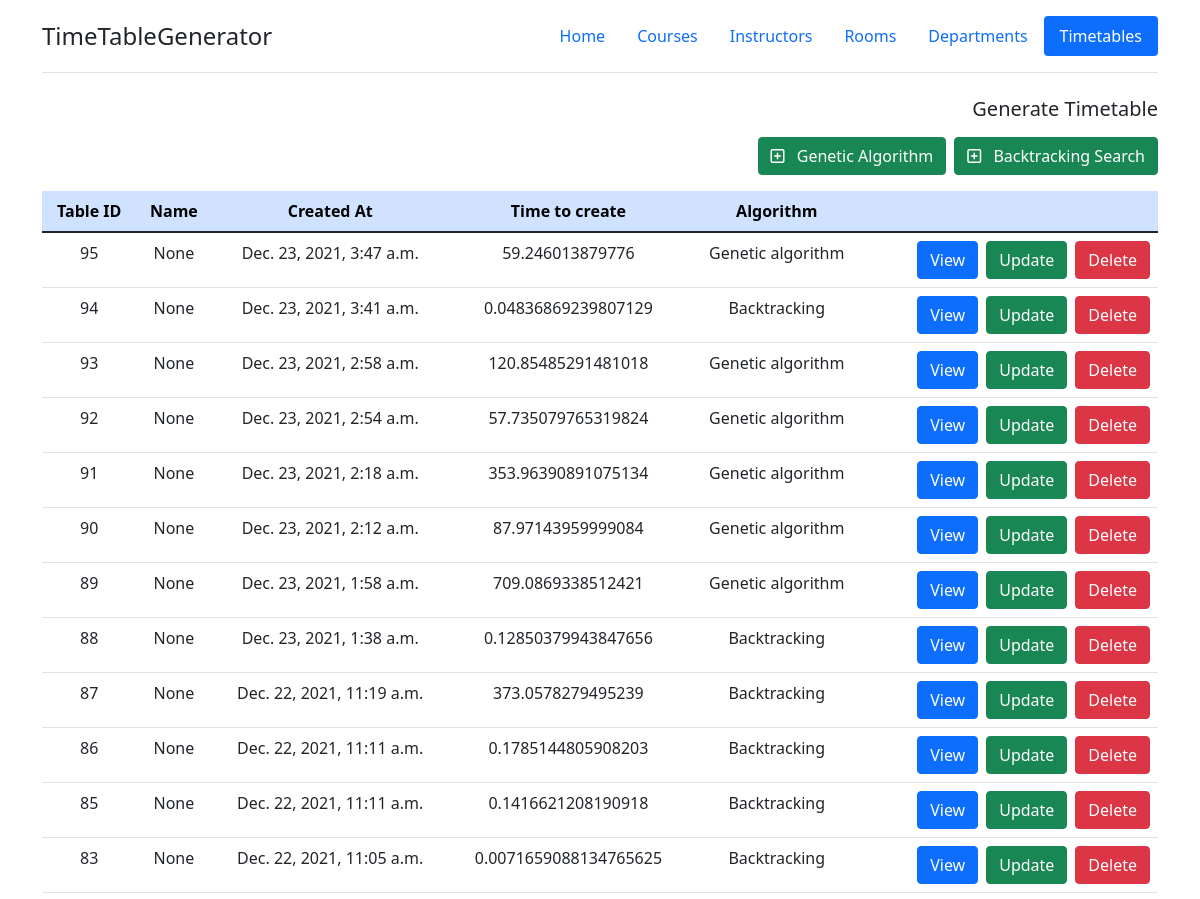
Before: /timetable/list-timetables/ (upper part) with the older database file.
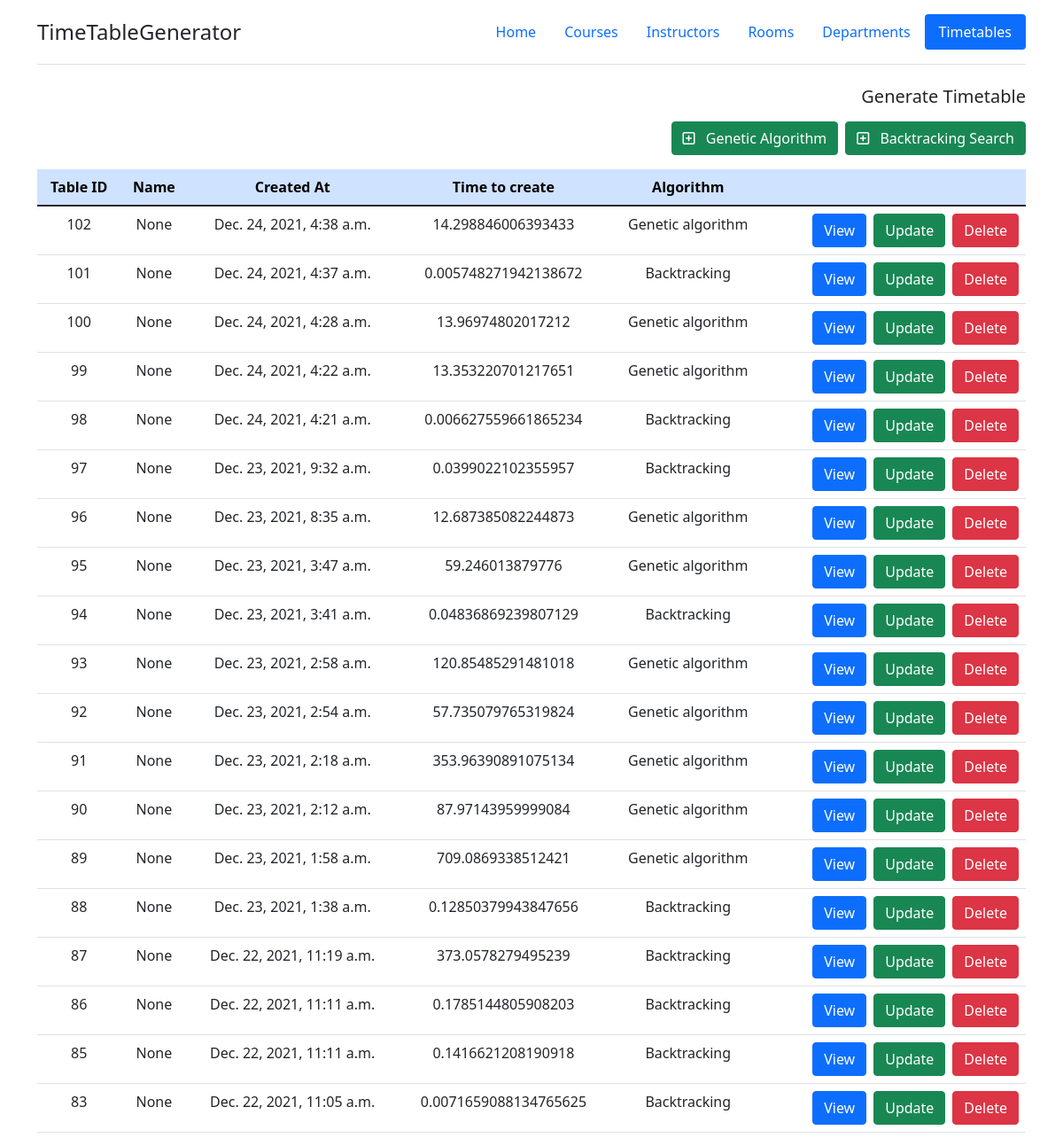
After: the same page with the newer database file.
### Timetable/models.py (models this page shows, shortened)
class Timetable(models.Model):
    timetable_id = models.AutoField(primary_key=True)
    name = models.CharField(max_length=20, null=True)
    timestamp = models.DateTimeField(auto_now_add=True, null=True)
    time_to_create = models.FloatField(default=0)
    algorithm = models.CharField(max_length=50, null=True)

### Timetable/views.py (the view)
# urls.py: path('list-timetables/', views.listTimetables, name='timetables'),
def listTimetables(request):
    timetables = Timetable.objects.all()
    lst_timetable = []
    for timetable in timetables:
        lst_timetable.append(timetable)
    lst_timetable.sort(key=lambda tb: tb.timetable_id * -1)
    context = {'timetables': lst_timetable}
    return render(request, 'timetables.html', context)

### Timetable/templates/timetables.html (shortened to what this page needs)
{% extends 'base.html' %}
{% load static %}
{% block navbar %}
<header class="d-flex flex-wrap justify-content-center py-3 mb-4 border-bottom">
    <a href="{% url 'home' %}" class="d-flex align-items-center mb-3 mb-md-0 me-md-auto text-dark text-decoration-none">
        <span class="fs-4">TimeTableGenerator</span>
    </a>
    <ul class="nav nav-pills">
        <li class="nav-item"><a href="{% url 'home' %}" class="nav-link">Home</a></li>
        <li class="nav-item"><a href="{% url 'courses' %}" class="nav-link">Courses</a></li>
        <li class="nav-item"><a href="{% url 'instructors' %}" class="nav-link">Instructors</a></li>
        <li class="nav-item"><a href="{% url 'rooms' %}" class="nav-link">Rooms</a></li>
        <li class="nav-item"><a href="{% url 'departments' %}" class="nav-link">Departments</a></li>
        <li calss="nav-item"><a href="{% url 'timetables' %}" class="nav-link active" aria-current="page">Timetables</a></li>
    </ul>
</header>
{% endblock %}
{% block content %}
<div class="container" style="min-height: 70vh;">
    <div class="table-responsive-lg">
        <h5 class="text-end">Generate Timetable</h5>
        <div class="d-flex justify-content-end my-2">
            <a href="{% url 'generateTimetableGA' %}" class="btn btn-success float-end my-2 me-2">
                <i class="far fa-plus-square me-2"></i>
                Genetic Algorithm
            </a>
            <a href="{% url 'generateTimetableCSP' %}" class="btn btn-success float-end my-2">
                <i class="far fa-plus-square me-2"></i>
                Backtracking Search
            </a>
        </div>
        <table class="table table-hover">
            <thead>
                <tr class="table-primary">
                    <th class="text-center" scope="col">Table ID</th>
                    <th class="text-center" scope="col">Name</th>
                    <th class="text-center" scope="col">Created At</th>
                    <th class="text-center" scope="col">Time to create</th>
                    <th class="text-center" scope="col">Algorithm</th>
                    <th scope="col"> </th>
                </tr>
            </thead>
            <tbody>
                {% for timetable in timetables %}
                    <tr>
                        <td class="text-center">{{ timetable.timetable_id }}</td>
                        <td class="text-center">{{ timetable.name }}</td>
                        <td class="text-center">{{ timetable.timestamp }}</td>
                        <td class="text-center">{{ timetable.time_to_create }}</td>
                        <td class="text-center">{{ timetable.algorithm }}</td>
                        <td>
                            <div class="d-flex justify-content-end">
                                <a class="btn btn-primary me-2" href ="{% url 'viewTimetable' timetable.timetable_id %}">View</a>
                                <a class="btn btn-success me-2" href="{% url 'updateTimetable' timetable.timetable_id %}">Update</a>
                                <form action="{% url 'deleteTimetable' timetable.timetable_id %}" method="POST">
                                    <button class="btn btn-danger" type="submit">Delete</button>
                                </form>
                            </div>
                        </td>
                    </tr>
                {% endfor %}
            </tbody>
        </table>
    </div>
</div>
{% endblock %}

Changed rows visible on the page:
added Timetable: timetable_id "102", name "None", timestamp "Dec. 24, 2021, 4:38 a.m.", time_to_create "14.298846006393433", algorithm "Genetic algorithm"
added Timetable: timetable_id "101", name "None", timestamp "Dec. 24, 2021, 4:37 a.m.", time_to_create "0.005748271942138672", algorithm "Backtracking"
added Timetable: timetable_id "100", name "None", timestamp "Dec. 24, 2021, 4:28 a.m.", time_to_create "13.96974802017212", algorithm "Genetic algorithm"
added Timetable: timetable_id "99", name "None", timestamp "Dec. 24, 2021, 4:22 a.m.", time_to_create "13.353220701217651", algorithm "Genetic algorithm"
added Timetable: timetable_id "98", name "None", timestamp "Dec. 24, 2021, 4:21 a.m.", time_to_create "0.006627559661865234", algorithm "Backtracking"
added Timetable: timetable_id "97", name "None", timestamp "Dec. 23, 2021, 9:32 a.m.", time_to_create "0.0399022102355957", algorithm "Backtracking"
added Timetable: timetable_id "96", name "None", timestamp "Dec. 23, 2021, 8:35 a.m.", time_to_create "12.687385082244873", algorithm "Genetic algorithm"
